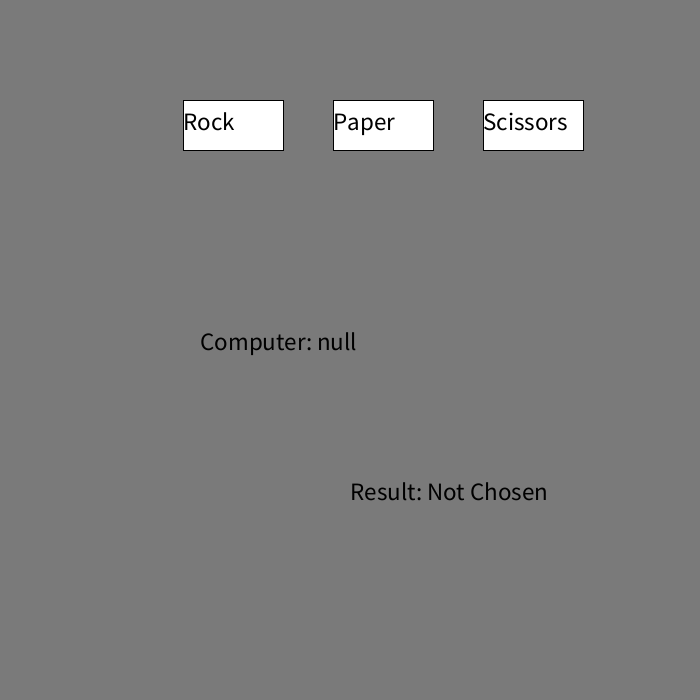
Frame 1 (no input)
Frame 60 (the mouse pressed at the canvas centre just before this capture): identical to frame 1, image omitted
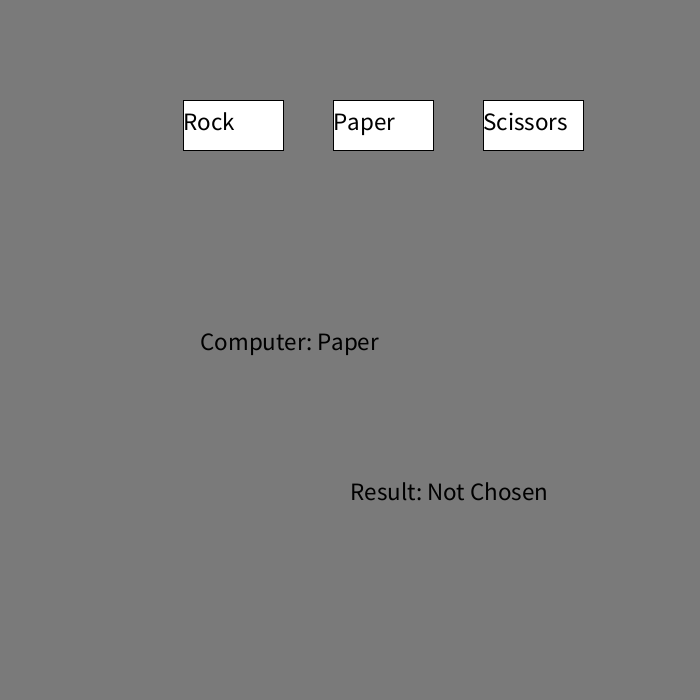
Frame 120 (the mouse held since frame 60 and released just before this capture)

The Processing sketch that drew these frames (run headless with seeded random() and noise(); from frame 60 on, the mouse is pressed at the canvas centre):

// Processing sketch: rock_paper_scissors
// ── rock_paper_scissors.pde
String userChoice = "Not Chosen";
String computerChoice;
int rand;


void setup() {
  size(700, 700);
  textSize(25);
}


void draw() {
  background(122);



  fill (255);

  if (userChoice == "Rock") {
    fill(234, 12, 131);
  }
  rect(width / 3 - 50, 100, 100, 50); //rock

  fill (255);

  if (userChoice == "Paper") {
    fill(34, 42, 134);
  }
  rect(width / 3 +100, 100, 100, 50); // paper
  fill(255);

  if (userChoice == "Scissors") {
    fill (32, 142, 13);
  }
  rect(width / 3 + 250, 100, 100, 50); //scissors

  fill(0);
  text("Rock", width / 3 - 50, 130);
  text("Paper", width / 3 +100, 130);
  text("Scissors", width / 3 + 250, 130);


  text("Computer: " + computerChoice, 200, 350);

  if (userChoice == "Rock" && computerChoice == "Rock" || userChoice == "Paper" && computerChoice == "Paper"|| userChoice == "Scissors" && computerChoice == "Scissors") {
    text("Result: You Draw", 350, 500);
  } else if (userChoice == "Rock" && computerChoice == "Scissors" || userChoice == "Paper" && computerChoice == "Rock" || userChoice == "Scissors" && computerChoice == "Paper") {
    text("Result: You win", 350, 500);
  } else if (userChoice == "Not Chosen") {
    text("Result: Not Chosen", 350, 500);
  } else {
    text("Result: You lose", 350, 500);
  }
}

void mousePressed() {

  if (mouseX > width / 3 - 50 && mouseX < width / 3 + 50 && mouseY > 100 && mouseY < 150) {
    userChoice = "Rock";
  }
  //right, top, left, bottom bound

  else if (mouseX > width / 3 +100 && mouseX <  width / 3 +200 && mouseY > 100 && mouseY < 150) {
    userChoice = "Paper";
  } else if (mouseX > width / 3 +250 && mouseX <  width / 3 +350 && mouseY > 100 && mouseY < 150) {
    userChoice = "Scissors";
  } else {
    userChoice = "Not Chosen";
  }

  rand = (int) random(3);
  if (rand == 0) {
    computerChoice = "Rock";
  } else if (rand == 1) {
    computerChoice = "Paper";
  } else if (rand == 2) {
    computerChoice = "Scissors";
  }
}
